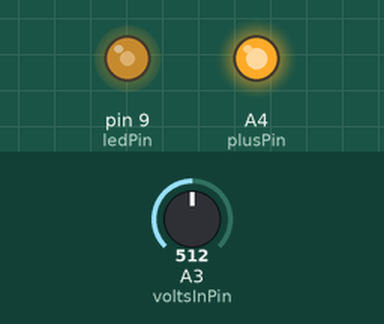
Recording of a sketch running on a simulated Arduino Uno, built with avr-gcc and run on an emulated ATmega328P. Shown: output pins drawn as LEDs (lit = HIGH). The test bench sets the inputs (shaded band); at power-on: A3 (voltsInPin) = 512.

Above: at 1.2 s.
1.3 s: A3 (voltsInPin) set to 716
At 2.5 s:
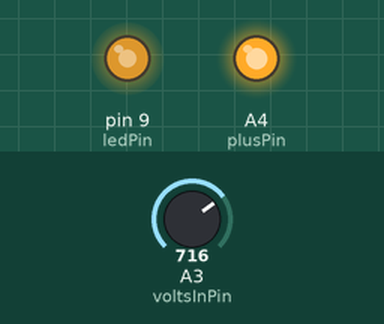
2.8 s: A3 (voltsInPin) set to 900
At 3.8 s:
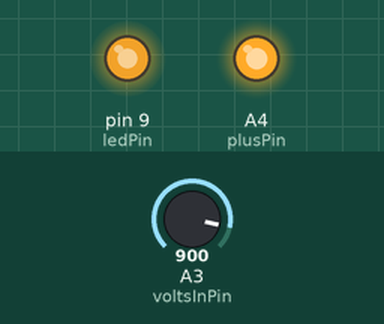
4.3 s: A3 (voltsInPin) set to 122
At 4.9 s:
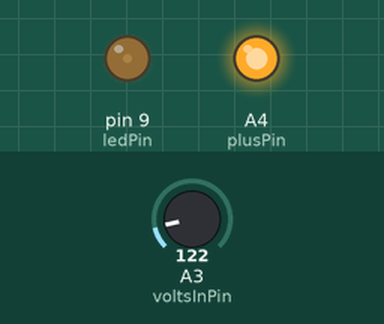
5.8 s: A3 (voltsInPin) set to 0
At 6.1 s:
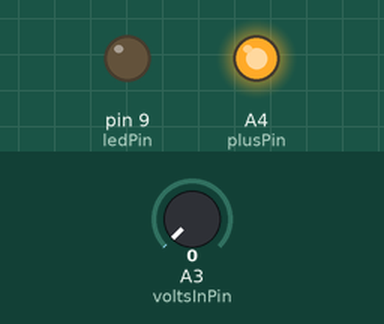
Timing chart, 0 to 8.3 s (numbered marks = the images above; inputs shaded):
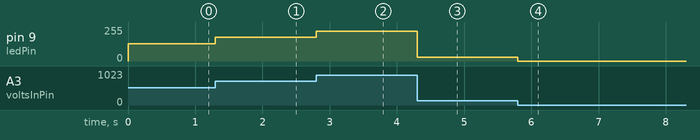

Measured:
- after the input at 1.3 s, pin 9 (ledPin): 128/255 → 179/255 at once
- after the input at 2.8 s, pin 9 (ledPin): 179/255 → 225/255 at once
- after the input at 4.3 s, pin 9 (ledPin): 225/255 → 30/255 at once
- after the input at 5.8 s, pin 9 (ledPin): 30/255 → 0/255 at once

The sketch:

variable_led_brightness.ino
```cpp
// valiable_led_brightness
// Arduino Uno or Leonardo

int voltsInPin = 3;
int gndPin = A2;
int plusPin = A4;
int ledPin = 9;

void setup()
{
  pinMode(gndPin, OUTPUT);
  digitalWrite(gndPin, LOW);
  pinMode(plusPin, OUTPUT);
  digitalWrite(plusPin, HIGH);
  pinMode(ledPin, OUTPUT);
}

void loop()
{
  int rawReading = analogRead(voltsInPin);
  int brightness = rawReading / 4;
  analogWrite(ledPin, brightness);
}
```
